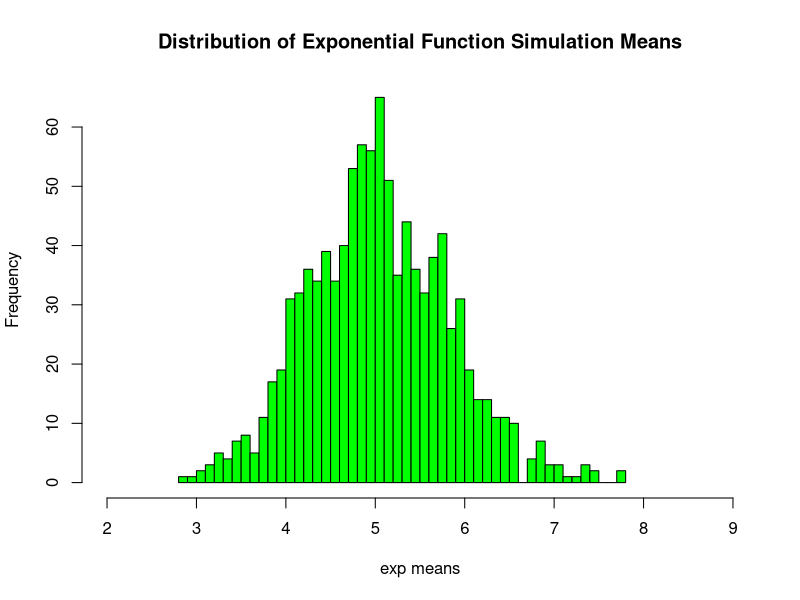
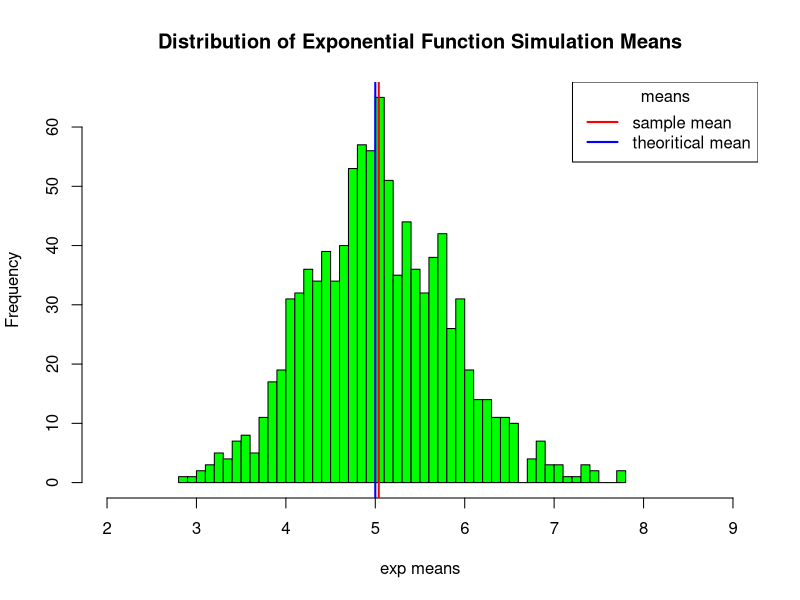
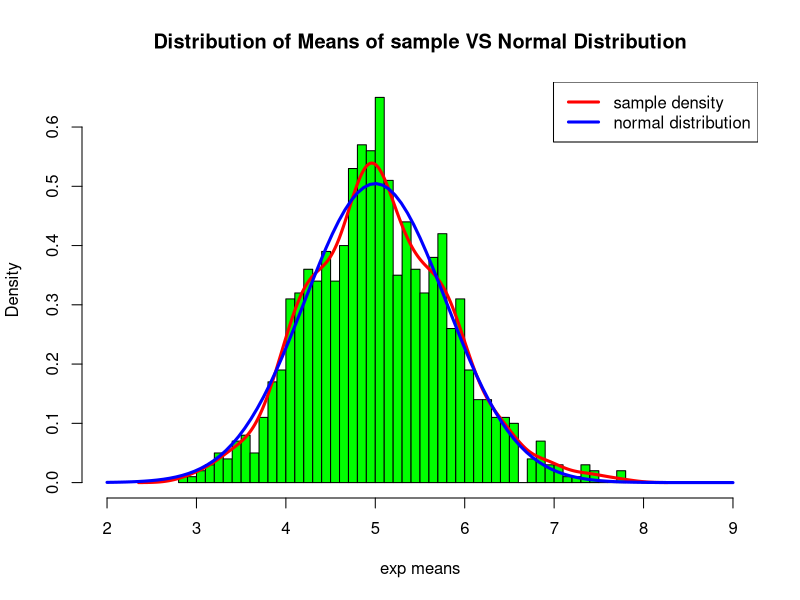
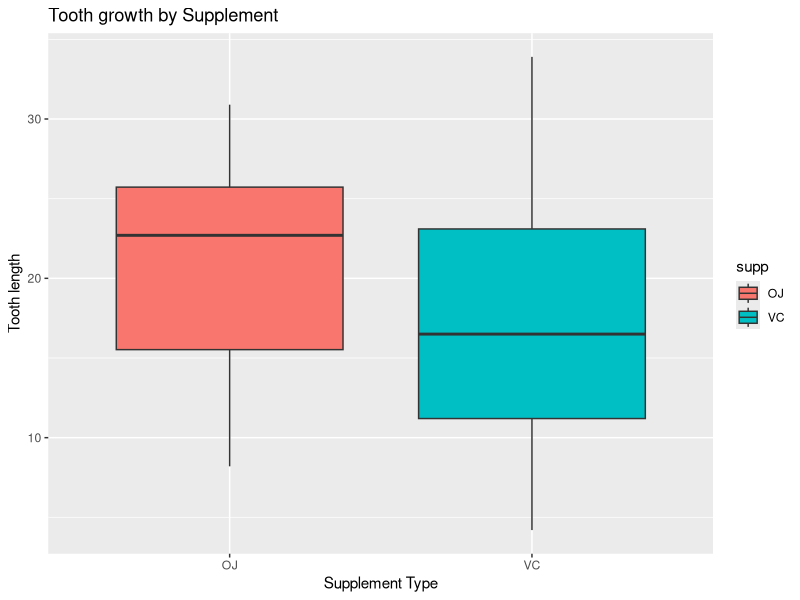
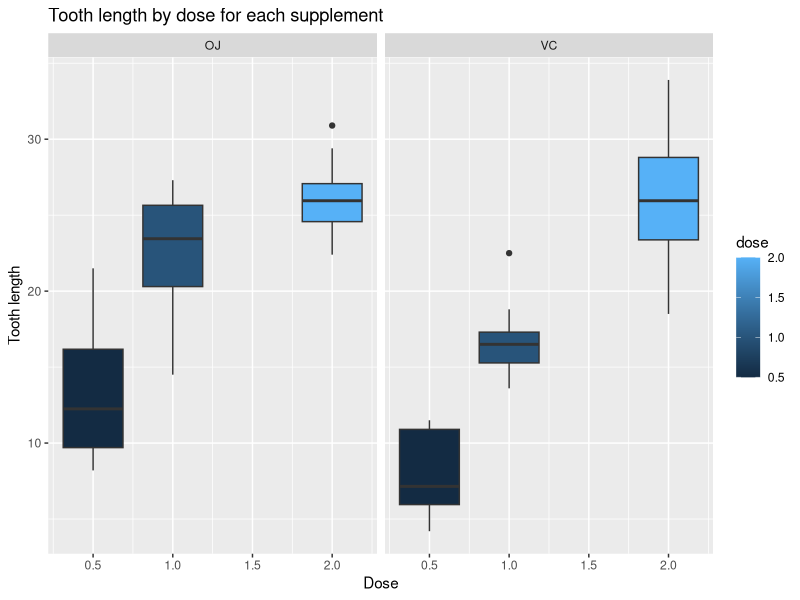

Recreate these plots in R, in order.
## ---- chunk 1
set.seed(2019)
lambda <- 0.2 
n<- 40
sim <- 1000
simSample <- replicate(sim,rexp(n, lambda))
means <- means <- apply(simSample, 2, mean)
hist(means, breaks = 40, main = "Distribution of Exponential Function Simulation Means", xlab = "exp means", xlim = c(2,9),col = "green")
## ---- chunk 2
theoritical_mean <- 1/lambda 
ms<- round(mean(means),4)
hist(means, breaks = 40, main = "Distribution of Exponential Function Simulation Means", xlab = "exp means", xlim = c(2,9),col = "green")
abline(v = mean(means), col= "red", lwd = "2")
abline(v = theoritical_mean,col = "blue", lwd = "2")
legend("topright", c("sample mean", "theoritical mean"), col = c("red", "blue"), title = "means", lwd = 2)
## ---- chunk 3
theoritical_sd <- round((1/lambda)/sqrt(n),4)
sample_sd <- round(sd(means),4)
theoritical_var <- round(theoritical_sd^2,4)
sample_var <- round(sample_sd^2,4)
## ---- chunk 4
hist(means, breaks = 40, main = "Distribution of Means of sample VS Normal Distribution", xlab = "exp means", xlim = c(2,9),col = "green", probability = TRUE)
lines(density(means), lwd=3, col="red")
curve(dnorm(x, mean=theoritical_mean, sd=sqrt(theoritical_var)),col = "blue", lwd = 3, add=TRUE, yaxt="n")
legend("topright", c("sample density", "normal distribution"), col = c("red", "blue"), lwd = 3)
## ---- chunk 5
library(datasets)
library(ggplot2)
library(graphics)
library(dplyr)
## ---- chunk 6
data("ToothGrowth")
str(ToothGrowth)
head(ToothGrowth)
summary(ToothGrowth)
levels(ToothGrowth$supp)
levels(ToothGrowth$dose)
by(ToothGrowth$len, INDICES = list(ToothGrowth$supp, ToothGrowth$dose), summary)
## ---- chunk 7
g <- ggplot(aes(x = supp, y = len), data = ToothGrowth) + geom_boxplot(aes(fill = supp))+xlab("Supplement Type")+ylab("Tooth length")+ ggtitle("Tooth growth by Supplement")
plot(g)

gg <- ggplot(aes(x = dose, y = len), data = ToothGrowth) + geom_boxplot(aes(fill = dose, group = dose))+xlab("Dose")+ylab("Tooth length")+facet_grid(~supp) + ggtitle("Tooth length by dose for each supplement")
plot(gg)
## ---- chunk 8
t.test(len~supp, data = ToothGrowth)
## ---- chunk 9
dsub <- ToothGrowth[ToothGrowth$dose %in% c(0.5,1),]
t.test(len~dose, data = dsub)
## ---- chunk 10
dsub <- ToothGrowth[ToothGrowth$dose %in% c(0.5,2),]
t.test(len~dose, data = dsub)
## ---- chunk 11
dsub <- ToothGrowth[ToothGrowth$dose %in% c(1,2),]
t.test(len~dose, data = dsub)
